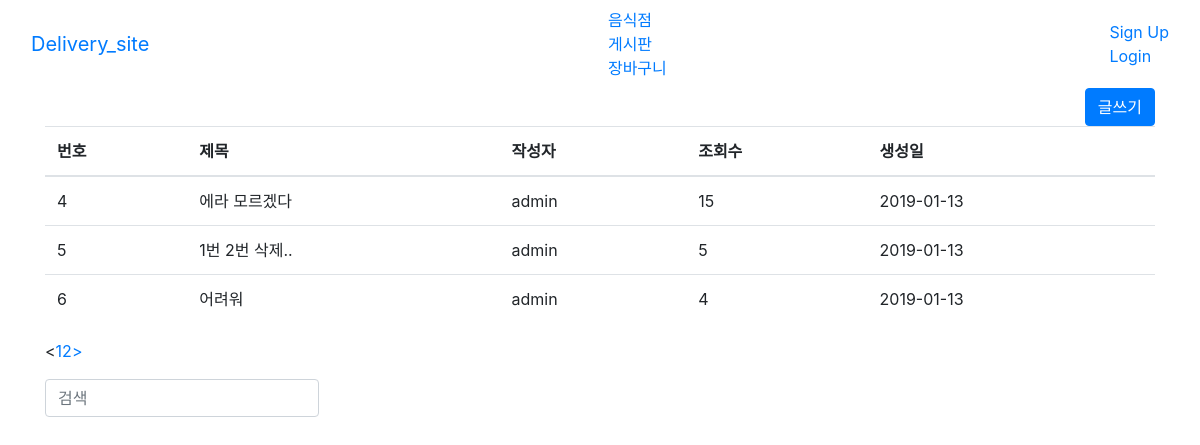
/board/, run on the app's committed database.
### board_app/models.py (models this page shows)
class BoardDB(models.Model):
    title = models.CharField(max_length=50)
    author = models.CharField(max_length=30)
    context = models.TextField()
    create_date = models.DateTimeField(auto_now_add=True)
    update_date = models.DateTimeField(auto_now=True)
    view_count = models.IntegerField(default=0)
    good_count = models.IntegerField(default=0)
    bad_count = models.IntegerField(default=0)

### board_app/views.py (the view)
# urls.py: path('', views.boardIndex, name='index'),
def boardIndex(request):
    if request.method == 'GET':
        data = BoardDB.objects.all()
        context = {}
    elif request.method == 'POST':
        data = BoardDB.objects.filter(title__contains=request.POST.get('search'))
        context = {}
    paging = Paginator(data, 3)
    page = paging.page(request.GET.get('page',1))
    context.update(
        {
            'data': page,
            'page_range':paging.page_range
        }
    )
    return render(request, 'board_app/index.html',context)

### board_app/templates/board_app/index.html (shortened to what this page needs)
{% extends "layout/layout.html" %}
{% block content %}
<div class="container">
        <div class="text-right">
            <button type="button" class="btn btn-primary"
            onclick="location.href='{% url 'write' %}'">글쓰기</button>
        </div>
    <table class="table table-hover">
        <thead>
            <tr>
                <th>번호</th>
                <th>제목</th>
                <th>작성자</th>
                <th>조회수</th>
                <th>생성일</th>
            </tr>
        </thead>
        <tbody>
            {% for item in data %}
                <tr onclick="location.href='{% url 'detail' item.id %}'">
                    <td>{{ item.id }}</td>
                    <td>{{ item.title }}</td>
                    <td>{{ item.author }}</td>
                    <td>{{ item.view_count }}</td>
                    <td>{{ item.create_date|date:"Y-m-d" }}</td>
                </tr>
            {% endfor %}
        </tbody>
    </table>
    <div class="text-center">
            <ul class="pagination">
                {% if data.has_previous %}
                    <li>
                        <a href="{% url 'index' %}?page={{ data.number|add:'-1' }}"><</a>
                    </li>
                {% else %}
                    <li class="disabled">
                        <a><</a>
                    </li>
                {% endif %}
                {% for page in page_range %}
                    {% if data.number == page %}
                        <li class="active"><a href="{% url 'index' %}?page={{ page }}">{{ page }}</a></li>
                    {% else %}
                        <li><a href="{% url 'index' %}?page={{ page }}">{{ page }}</a></li>
                    {% endif %}
                {% endfor %}
                {% if data.has_next %}
                    <li>
                        <a href="{% url 'index' %}?page={{ data.number|add:'1' }}">></a>
                    </li>
                {% else %}
                    <li class="disabled">
                        <a>></a>
                    </li>
                {% endif %}
            </ul>
    </div>
    <form action="{% url 'index' %}" method="POST">
        <div class="form-inline text-right">
            <div class="form-group">
                <input type="text" class="form-control" name="search" value="{{ search }}" placeholder="검색">
            </div>
            <div class="form-group">
                <button class="btn btn-default" type="submit">
                </button>
            </div>
        </div>
    </form>
</div>
{% endblock %}

### data on the page
BoardDB: id "4", title "에라 모르겠다", author "admin", view_count "15", create_date "2019-01-13"
BoardDB: id "5", title "1번 2번 삭제..", author "admin", view_count "5", create_date "2019-01-13"
BoardDB: id "6", title "어려워", author "admin", view_count "4", create_date "2019-01-13"

### other printed values
{{ page }} "1"
{{ page }} "2"
